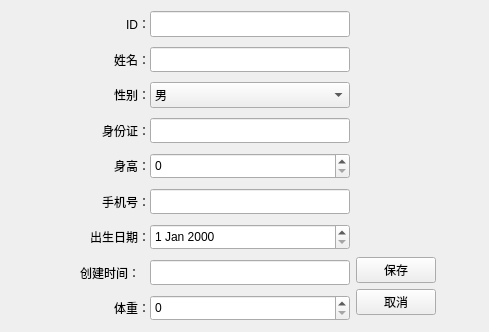
<?xml version="1.0" encoding="UTF-8"?>
<ui version="4.0">
 <class>patientEditView</class>
 <widget class="QWidget" name="patientEditView">
  <property name="geometry">
   <rect>
    <x>0</x>
    <y>0</y>
    <width>489</width>
    <height>332</height>
   </rect>
  </property>
  <property name="sizePolicy">
   <sizepolicy hsizetype="Preferred" vsizetype="Fixed">
    <horstretch>0</horstretch>
    <verstretch>0</verstretch>
   </sizepolicy>
  </property>
  <property name="maximumSize">
   <size>
    <width>16777215</width>
    <height>16777215</height>
   </size>
  </property>
  <property name="windowTitle">
   <string>编辑患者信息</string>
  </property>
  <layout class="QGridLayout" name="gridLayout">
   <item row="0" column="2" rowspan="2">
    <layout class="QVBoxLayout" name="verticalLayout">
     <property name="spacing">
      <number>10</number>
     </property>
     <property name="sizeConstraint">
      <enum>QLayout::SetDefaultConstraint</enum>
     </property>
     <item>
      <layout class="QHBoxLayout" name="horizontalLayout_5">
       <property name="spacing">
        <number>0</number>
       </property>
       <property name="sizeConstraint">
        <enum>QLayout::SetFixedSize</enum>
       </property>
       <item>
        <widget class="QLabel" name="label">
         <property name="enabled">
          <bool>true</bool>
         </property>
         <property name="sizePolicy">
          <sizepolicy hsizetype="Maximum" vsizetype="Fixed">
           <horstretch>0</horstretch>
           <verstretch>0</verstretch>
          </sizepolicy>
         </property>
         <property name="minimumSize">
          <size>
           <width>0</width>
           <height>0</height>
          </size>
         </property>
         <property name="maximumSize">
          <size>
           <width>100</width>
           <height>30</height>
          </size>
         </property>
         <property name="baseSize">
          <size>
           <width>0</width>
           <height>0</height>
          </size>
         </property>
         <property name="text">
          <string>ID：</string>
         </property>
         <property name="alignment">
          <set>Qt::AlignRight|Qt::AlignTrailing|Qt::AlignVCenter</set>
         </property>
        </widget>
       </item>
       <item>
        <widget class="QLineEdit" name="dbEditID">
         <property name="enabled">
          <bool>true</bool>
         </property>
         <property name="sizePolicy">
          <sizepolicy hsizetype="Fixed" vsizetype="Minimum">
           <horstretch>0</horstretch>
           <verstretch>0</verstretch>
          </sizepolicy>
         </property>
         <property name="minimumSize">
          <size>
           <width>200</width>
           <height>0</height>
          </size>
         </property>
         <property name="maximumSize">
          <size>
           <width>166667</width>
           <height>30</height>
          </size>
         </property>
        </widget>
       </item>
      </layout>
     </item>
     <item>
      <layout class="QHBoxLayout" name="horizontalLayout">
       <property name="spacing">
        <number>0</number>
       </property>
       <item>
        <widget class="QLabel" name="label_2">
         <property name="enabled">
          <bool>true</bool>
         </property>
         <property name="sizePolicy">
          <sizepolicy hsizetype="Maximum" vsizetype="Fixed">
           <horstretch>0</horstretch>
           <verstretch>0</verstretch>
          </sizepolicy>
         </property>
         <property name="minimumSize">
          <size>
           <width>0</width>
           <height>0</height>
          </size>
         </property>
         <property name="maximumSize">
          <size>
           <width>100</width>
           <height>30</height>
          </size>
         </property>
         <property name="baseSize">
          <size>
           <width>0</width>
           <height>0</height>
          </size>
         </property>
         <property name="text">
          <string>姓名：</string>
         </property>
         <property name="alignment">
          <set>Qt::AlignRight|Qt::AlignTrailing|Qt::AlignVCenter</set>
         </property>
        </widget>
       </item>
       <item>
        <widget class="QLineEdit" name="dbEditName">
         <property name="enabled">
          <bool>true</bool>
         </property>
         <property name="sizePolicy">
          <sizepolicy hsizetype="Fixed" vsizetype="Minimum">
           <horstretch>0</horstretch>
           <verstretch>0</verstretch>
          </sizepolicy>
         </property>
         <property name="minimumSize">
          <size>
           <width>200</width>
           <height>0</height>
          </size>
         </property>
         <property name="maximumSize">
          <size>
           <width>166667</width>
           <height>30</height>
          </size>
         </property>
        </widget>
       </item>
      </layout>
     </item>
     <item>
      <layout class="QHBoxLayout" name="horizontalLayout_2">
       <property name="spacing">
        <number>0</number>
       </property>
       <item>
        <widget class="QLabel" name="label_4">
         <property name="enabled">
          <bool>true</bool>
         </property>
         <property name="sizePolicy">
          <sizepolicy hsizetype="Maximum" vsizetype="Fixed">
           <horstretch>0</horstretch>
           <verstretch>0</verstretch>
          </sizepolicy>
         </property>
         <property name="minimumSize">
          <size>
           <width>0</width>
           <height>0</height>
          </size>
         </property>
         <property name="maximumSize">
          <size>
           <width>100</width>
           <height>30</height>
          </size>
         </property>
         <property name="baseSize">
          <size>
           <width>0</width>
           <height>0</height>
          </size>
         </property>
         <property name="text">
          <string>性别：</string>
         </property>
         <property name="alignment">
          <set>Qt::AlignRight|Qt::AlignTrailing|Qt::AlignVCenter</set>
         </property>
        </widget>
       </item>
       <item>
        <widget class="QComboBox" name="dbEditSex">
         <property name="enabled">
          <bool>true</bool>
         </property>
         <property name="sizePolicy">
          <sizepolicy hsizetype="Fixed" vsizetype="Minimum">
           <horstretch>0</horstretch>
           <verstretch>0</verstretch>
          </sizepolicy>
         </property>
         <property name="minimumSize">
          <size>
           <width>200</width>
           <height>0</height>
          </size>
         </property>
         <property name="maximumSize">
          <size>
           <width>166667</width>
           <height>30</height>
          </size>
         </property>
         <item>
          <property name="text">
           <string>男</string>
          </property>
         </item>
         <item>
          <property name="text">
           <string>女</string>
          </property>
         </item>
        </widget>
       </item>
      </layout>
     </item>
     <item>
      <layout class="QHBoxLayout" name="horizontalLayout_3">
       <property name="spacing">
        <number>0</number>
       </property>
       <item>
        <widget class="QLabel" name="label_3">
         <property name="enabled">
          <bool>true</bool>
         </property>
         <property name="sizePolicy">
          <sizepolicy hsizetype="Maximum" vsizetype="Fixed">
           <horstretch>0</horstretch>
           <verstretch>0</verstretch>
          </sizepolicy>
         </property>
         <property name="minimumSize">
          <size>
           <width>0</width>
           <height>0</height>
          </size>
         </property>
         <property name="maximumSize">
          <size>
           <width>100</width>
           <height>30</height>
          </size>
         </property>
         <property name="baseSize">
          <size>
           <width>0</width>
           <height>0</height>
          </size>
         </property>
         <property name="text">
          <string>身份证：</string>
         </property>
         <property name="alignment">
          <set>Qt::AlignRight|Qt::AlignTrailing|Qt::AlignVCenter</set>
         </property>
        </widget>
       </item>
       <item>
        <widget class="QLineEdit" name="dbEditIDCard">
         <property name="enabled">
          <bool>true</bool>
         </property>
         <property name="sizePolicy">
          <sizepolicy hsizetype="Fixed" vsizetype="Minimum">
           <horstretch>0</horstretch>
           <verstretch>0</verstretch>
          </sizepolicy>
         </property>
         <property name="minimumSize">
          <size>
           <width>200</width>
           <height>0</height>
          </size>
         </property>
         <property name="maximumSize">
          <size>
           <width>166667</width>
           <height>30</height>
          </size>
         </property>
        </widget>
       </item>
      </layout>
     </item>
     <item>
      <layout class="QHBoxLayout" name="horizontalLayout_4">
       <property name="spacing">
        <number>0</number>
       </property>
       <item>
        <widget class="QLabel" name="label_7">
         <property name="enabled">
          <bool>true</bool>
         </property>
         <property name="sizePolicy">
          <sizepolicy hsizetype="Maximum" vsizetype="Fixed">
           <horstretch>0</horstretch>
           <verstretch>0</verstretch>
          </sizepolicy>
         </property>
         <property name="minimumSize">
          <size>
           <width>0</width>
           <height>0</height>
          </size>
         </property>
         <property name="maximumSize">
          <size>
           <width>100</width>
           <height>30</height>
          </size>
         </property>
         <property name="baseSize">
          <size>
           <width>0</width>
           <height>0</height>
          </size>
         </property>
         <property name="text">
          <string>身高：</string>
         </property>
         <property name="alignment">
          <set>Qt::AlignRight|Qt::AlignTrailing|Qt::AlignVCenter</set>
         </property>
        </widget>
       </item>
       <item>
        <widget class="QSpinBox" name="dbSpinHeight">
         <property name="enabled">
          <bool>true</bool>
         </property>
         <property name="sizePolicy">
          <sizepolicy hsizetype="Fixed" vsizetype="Minimum">
           <horstretch>0</horstretch>
           <verstretch>0</verstretch>
          </sizepolicy>
         </property>
         <property name="minimumSize">
          <size>
           <width>200</width>
           <height>0</height>
          </size>
         </property>
         <property name="maximumSize">
          <size>
           <width>166667</width>
           <height>30</height>
          </size>
         </property>
        </widget>
       </item>
      </layout>
     </item>
     <item>
      <layout class="QHBoxLayout" name="horizontalLayout_6">
       <property name="spacing">
        <number>0</number>
       </property>
       <item>
        <widget class="QLabel" name="label_5">
         <property name="enabled">
          <bool>true</bool>
         </property>
         <property name="sizePolicy">
          <sizepolicy hsizetype="Maximum" vsizetype="Fixed">
           <horstretch>0</horstretch>
           <verstretch>0</verstretch>
          </sizepolicy>
         </property>
         <property name="minimumSize">
          <size>
           <width>0</width>
           <height>0</height>
          </size>
         </property>
         <property name="maximumSize">
          <size>
           <width>100</width>
           <height>30</height>
          </size>
         </property>
         <property name="baseSize">
          <size>
           <width>0</width>
           <height>0</height>
          </size>
         </property>
         <property name="text">
          <string>手机号：</string>
         </property>
         <property name="alignment">
          <set>Qt::AlignRight|Qt::AlignTrailing|Qt::AlignVCenter</set>
         </property>
        </widget>
       </item>
       <item>
        <widget class="QLineEdit" name="dbEditPhone">
         <property name="enabled">
          <bool>true</bool>
         </property>
         <property name="sizePolicy">
          <sizepolicy hsizetype="Fixed" vsizetype="Minimum">
           <horstretch>0</horstretch>
           <verstretch>0</verstretch>
          </sizepolicy>
         </property>
         <property name="minimumSize">
          <size>
           <width>200</width>
           <height>0</height>
          </size>
         </property>
         <property name="maximumSize">
          <size>
           <width>166667</width>
           <height>30</height>
          </size>
         </property>
        </widget>
       </item>
      </layout>
     </item>
     <item>
      <layout class="QHBoxLayout" name="horizontalLayout_7">
       <property name="spacing">
        <number>0</number>
       </property>
       <item>
        <widget class="QLabel" name="label_6">
         <property name="enabled">
          <bool>true</bool>
         </property>
         <property name="sizePolicy">
          <sizepolicy hsizetype="Maximum" vsizetype="Fixed">
           <horstretch>0</horstretch>
           <verstretch>0</verstretch>
          </sizepolicy>
         </property>
         <property name="minimumSize">
          <size>
           <width>0</width>
           <height>0</height>
          </size>
         </property>
         <property name="maximumSize">
          <size>
           <width>100</width>
           <height>30</height>
          </size>
         </property>
         <property name="baseSize">
          <size>
           <width>0</width>
           <height>0</height>
          </size>
         </property>
         <property name="text">
          <string>出生日期：</string>
         </property>
         <property name="alignment">
          <set>Qt::AlignRight|Qt::AlignTrailing|Qt::AlignVCenter</set>
         </property>
        </widget>
       </item>
       <item>
        <widget class="QDateEdit" name="dbDateEditDOB">
         <property name="enabled">
          <bool>true</bool>
         </property>
         <property name="sizePolicy">
          <sizepolicy hsizetype="Fixed" vsizetype="Minimum">
           <horstretch>0</horstretch>
           <verstretch>0</verstretch>
          </sizepolicy>
         </property>
         <property name="minimumSize">
          <size>
           <width>200</width>
           <height>0</height>
          </size>
         </property>
         <property name="maximumSize">
          <size>
           <width>166667</width>
           <height>30</height>
          </size>
         </property>
        </widget>
       </item>
      </layout>
     </item>
     <item>
      <layout class="QHBoxLayout" name="horizontalLayout_9">
       <item>
        <widget class="QLabel" name="label_9">
         <property name="sizePolicy">
          <sizepolicy hsizetype="Maximum" vsizetype="Fixed">
           <horstretch>0</horstretch>
           <verstretch>0</verstretch>
          </sizepolicy>
         </property>
         <property name="maximumSize">
          <size>
           <width>100</width>
           <height>30</height>
          </size>
         </property>
         <property name="lineWidth">
          <number>1</number>
         </property>
         <property name="text">
          <string>创建时间：</string>
         </property>
         <property name="alignment">
          <set>Qt::AlignRight|Qt::AlignTrailing|Qt::AlignVCenter</set>
         </property>
        </widget>
       </item>
       <item>
        <widget class="QLineEdit" name="dbCreateTime">
         <property name="sizePolicy">
          <sizepolicy hsizetype="Fixed" vsizetype="Minimum">
           <horstretch>0</horstretch>
           <verstretch>0</verstretch>
          </sizepolicy>
         </property>
         <property name="minimumSize">
          <size>
           <width>200</width>
           <height>0</height>
          </size>
         </property>
         <property name="maximumSize">
          <size>
           <width>166667</width>
           <height>30</height>
          </size>
         </property>
        </widget>
       </item>
      </layout>
     </item>
     <item>
      <layout class="QHBoxLayout" name="horizontalLayout_8">
       <property name="spacing">
        <number>0</number>
       </property>
       <item>
        <widget class="QLabel" name="label_8">
         <property name="enabled">
          <bool>true</bool>
         </property>
         <property name="sizePolicy">
          <sizepolicy hsizetype="Maximum" vsizetype="Fixed">
           <horstretch>0</horstretch>
           <verstretch>0</verstretch>
          </sizepolicy>
         </property>
         <property name="minimumSize">
          <size>
           <width>0</width>
           <height>0</height>
          </size>
         </property>
         <property name="maximumSize">
          <size>
           <width>100</width>
           <height>30</height>
          </size>
         </property>
         <property name="baseSize">
          <size>
           <width>0</width>
           <height>0</height>
          </size>
         </property>
         <property name="text">
          <string>体重：</string>
         </property>
         <property name="alignment">
          <set>Qt::AlignRight|Qt::AlignTrailing|Qt::AlignVCenter</set>
         </property>
        </widget>
       </item>
       <item>
        <widget class="QSpinBox" name="dbSpinWeight">
         <property name="enabled">
          <bool>true</bool>
         </property>
         <property name="sizePolicy">
          <sizepolicy hsizetype="Fixed" vsizetype="Minimum">
           <horstretch>0</horstretch>
           <verstretch>0</verstretch>
          </sizepolicy>
         </property>
         <property name="minimumSize">
          <size>
           <width>200</width>
           <height>0</height>
          </size>
         </property>
         <property name="maximumSize">
          <size>
           <width>166667</width>
           <height>30</height>
          </size>
         </property>
        </widget>
       </item>
      </layout>
     </item>
    </layout>
   </item>
   <item row="0" column="0">
    <spacer name="horizontalSpacer">
     <property name="orientation">
      <enum>Qt::Horizontal</enum>
     </property>
     <property name="sizeType">
      <enum>QSizePolicy::Fixed</enum>
     </property>
     <property name="sizeHint" stdset="0">
      <size>
       <width>51</width>
       <height>20</height>
      </size>
     </property>
    </spacer>
   </item>
   <item row="0" column="4">
    <spacer name="horizontalSpacer_3">
     <property name="orientation">
      <enum>Qt::Horizontal</enum>
     </property>
     <property name="sizeType">
      <enum>QSizePolicy::Fixed</enum>
     </property>
     <property name="sizeHint" stdset="0">
      <size>
       <width>42</width>
       <height>20</height>
      </size>
     </property>
    </spacer>
   </item>
   <item row="0" column="3">
    <layout class="QVBoxLayout" name="verticalLayout_3">
     <item>
      <spacer name="horizontalSpacer_2">
       <property name="orientation">
        <enum>Qt::Horizontal</enum>
       </property>
       <property name="sizeType">
        <enum>QSizePolicy::Fixed</enum>
       </property>
       <property name="sizeHint" stdset="0">
        <size>
         <width>40</width>
         <height>20</height>
        </size>
       </property>
      </spacer>
     </item>
     <item>
      <spacer name="verticalSpacer">
       <property name="orientation">
        <enum>Qt::Vertical</enum>
       </property>
       <property name="sizeHint" stdset="0">
        <size>
         <width>20</width>
         <height>40</height>
        </size>
       </property>
      </spacer>
     </item>
     <item>
      <layout class="QVBoxLayout" name="verticalLayout_2">
       <item>
        <widget class="QPushButton" name="btSave">
         <property name="sizePolicy">
          <sizepolicy hsizetype="Fixed" vsizetype="Fixed">
           <horstretch>0</horstretch>
           <verstretch>0</verstretch>
          </sizepolicy>
         </property>
         <property name="text">
          <string>保存</string>
         </property>
        </widget>
       </item>
       <item>
        <widget class="QPushButton" name="btCancel">
         <property name="sizePolicy">
          <sizepolicy hsizetype="Fixed" vsizetype="Fixed">
           <horstretch>0</horstretch>
           <verstretch>0</verstretch>
          </sizepolicy>
         </property>
         <property name="text">
          <string>取消</string>
         </property>
        </widget>
       </item>
      </layout>
     </item>
    </layout>
   </item>
  </layout>
 </widget>
 <resources/>
 <connections/>
</ui>
